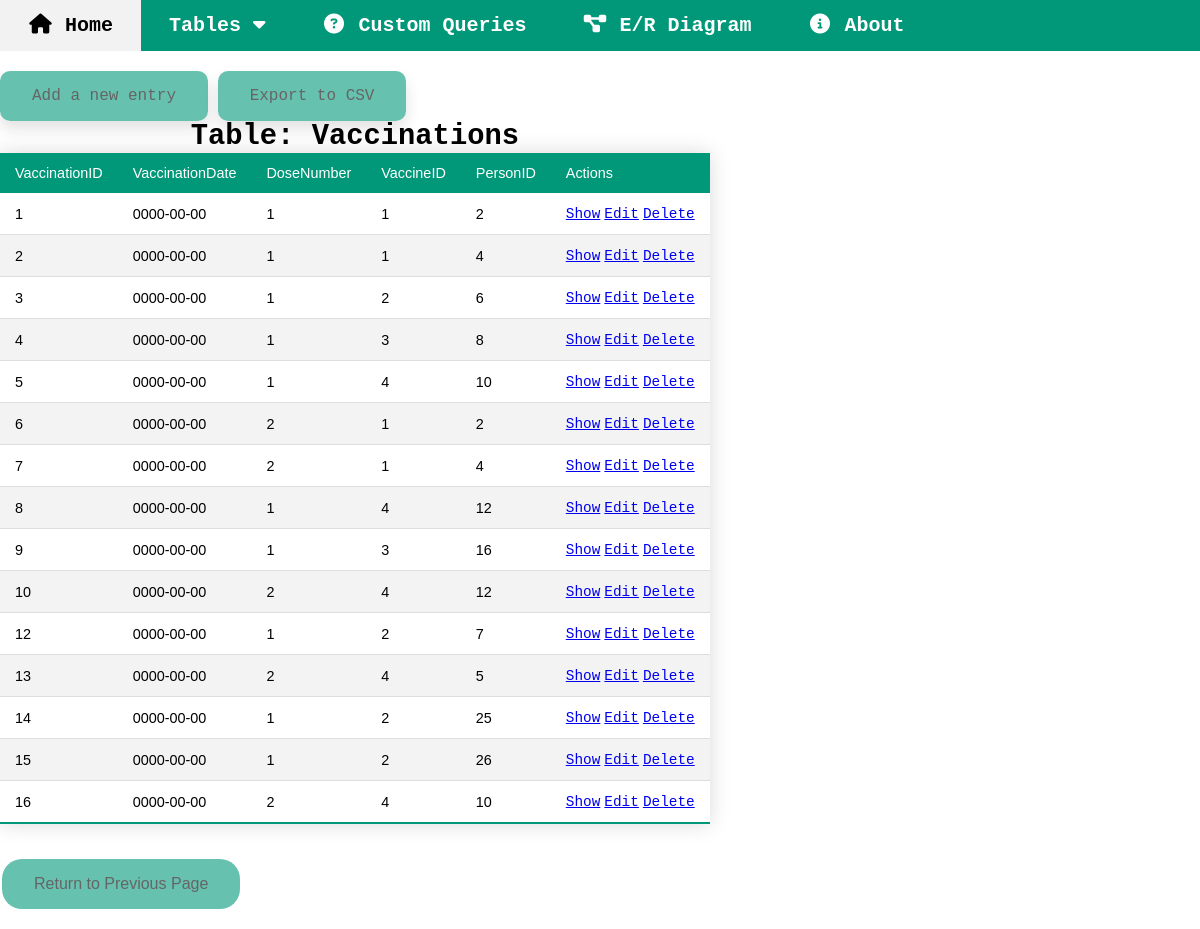
/covid/showall.php?table=Vaccinations, run on the app's committed database.
### tables this page shows
CREATE TABLE Vaccinations(
    VaccinationID INT NOT NULL AUTO_INCREMENT PRIMARY KEY,
    VaccinationDate DATE,
    DoseNumber INT,
    VaccineID INT,
    PersonID INT,
    FOREIGN KEY (VaccineID) REFERENCES TypeOfVaccinations(VaccineID),
    FOREIGN KEY (PersonID) REFERENCES Persons(PersonID)
);

### functions.php (called while the page is built, shortened)
<?php require_once 'database.php';
function getColumnNames ($table) {
  $sql = "SHOW COLUMNS FROM ".$table."";
  global $conn;
  try {
    $statement = $conn->prepare($sql);
    $statement->execute();
    $output = $statement->fetchAll(PDO::FETCH_COLUMN);
    return $output;
  } catch (PDOException $e) {
    trigger_error("Error: Failed to get column names from $table");
  }
}
?>

### covid/showall.php (the view, shortened to what this page needs)
<?php require_once '../database.php';
require_once '../functions.php';
if(isset($_GET["table"]))  {
  $tableName = $_GET["table"];
} else {
  $tableName = "";
}
$columnNames = getColumnNames($tableName);
$query = "SELECT * FROM ".$tableName."";
$statement = $conn->prepare($query);
$statement->execute();
?>
<!DOCTYPE html>
<html lang="en">
<head>
  <link rel="stylesheet" href="../styles.css">
</head>
<body>
  <?php include_once ('../navbar.php'); ?>
  <br/><br/>
    <a class="topBtn" href="./create.php?table=<?=$tableName?>">Add a new entry</a>
    <a class="topBtn" onclick="exportTableToCSV('Results.csv')">Export to CSV</a>
  <table class="styled-table" id="resultsTable">
    <caption><h1>Table: <?= $tableName ?></h1></caption>
    <thead>
      <tr>
        <?php foreach ($columnNames as $row) { ?>
          <td><?= $row?></td>
        <?php } ?>
          <td>Actions</td>
      </tr>
    </thead>
    <tbody>
    <?php while ($row = $statement->fetch(PDO::FETCH_ASSOC, PDO::FETCH_ORI_NEXT)) { ?>
      <tr>
        <?php foreach ($row as $data) { ?>
          <td><?= $data; ?></td>
        <?php } ?>
        <td>
          <a href="./show.php?ID=<?=reset($row)?>&table=<?=$tableName?>">Show</a>
          <a href="./edit.php?ID=<?=reset($row)?>&table=<?=$tableName?>">Edit</a>
          <a href="./delete.php?ID=<?=reset($row)?>&table=<?=$tableName?>">Delete</a>
        </td>
      </tr>
      <?php } ?>
    </tbody>
  </table>
  <button class="smallBtn" onclick="history.back()">Return to Previous Page</button>
</body>
</html>

### styles.css (style rules this page uses)
body, a, h1, h2, h3, h4, h5 { font-family: 'Courier New', Courier, monospace; margin: 0; }
.smallBtn { background-color: #01987a; border: none; border-radius: 20px; text-decoration: none; color: black; padding: 16px 32px; text-align: center; font-size: 16px; margin: 20px 2px; opacity: 0.6; transition: 0.3s; width: auto; }
.topBtn { background-color: #01987a; position: relative; border: none; border-radius: 10px; box-shadow: 0px 8px 16px 0px rgba(0,0,0,0.2); text-decoration: none; color: black; padding: 16px 32px; text-align: center; font-size: 16px; opacity: 0.6; transition: 0.3s; width: auto; }
.styled-table { border-collapse: collapse; margin: 15px 0; font-size: 0.9em; font-family: sans-serif; min-width: 400px; box-shadow: 0 0 20px rgba(0, 0, 0, 0.15); }
.styled-table thead tr { background-color: #009879; color: #ffffff; text-align: left; }
.styled-table th, .styled-table td { padding: 12px 15px; }
.styled-table tbody tr { border-bottom: 1px solid #dddddd; }
.styled-table tbody tr:nth-of-type(even) { background-color: #f3f3f3; }
.styled-table tbody tr:last-of-type { border-bottom: 2px solid #009879; }

### data on the page
vaccinations: data "1", VaccinationDate "0000-00-00", PersonID "2"
vaccinations: VaccinationID "2", VaccinationDate "0000-00-00", data "1", PersonID "4"
vaccinations: VaccinationID "3", VaccinationDate "0000-00-00", DoseNumber "1", VaccineID "2", PersonID "6"
vaccinations: VaccinationID "4", VaccinationDate "0000-00-00", DoseNumber "1", VaccineID "3", PersonID "8"
vaccinations: VaccinationID "5", VaccinationDate "0000-00-00", DoseNumber "1", VaccineID "4", PersonID "10"
vaccinations: VaccinationID "6", VaccinationDate "0000-00-00", data "2", VaccineID "1"
vaccinations: VaccinationID "7", VaccinationDate "0000-00-00", DoseNumber "2", VaccineID "1", PersonID "4"
vaccinations: VaccinationID "8", VaccinationDate "0000-00-00", DoseNumber "1", VaccineID "4", PersonID "12"
vaccinations: VaccinationID "9", VaccinationDate "0000-00-00", DoseNumber "1", VaccineID "3", PersonID "16"
vaccinations: VaccinationID "10", VaccinationDate "0000-00-00", DoseNumber "2", VaccineID "4", PersonID "12"
vaccinations: VaccinationID "12", VaccinationDate "0000-00-00", DoseNumber "1", VaccineID "2", PersonID "7"
vaccinations: VaccinationID "13", VaccinationDate "0000-00-00", DoseNumber "2", VaccineID "4", PersonID "5"
vaccinations: VaccinationID "14", VaccinationDate "0000-00-00", DoseNumber "1", VaccineID "2", PersonID "25"
vaccinations: VaccinationID "15", VaccinationDate "0000-00-00", DoseNumber "1", VaccineID "2", PersonID "26"
vaccinations: VaccinationID "16", VaccinationDate "0000-00-00", DoseNumber "2", VaccineID "4", PersonID "10"

### other printed values
$tableName "Vaccinations"
$row "VaccinationID"
$row "VaccinationDate"
$row "DoseNumber"
$row "VaccineID"
$row "PersonID"
